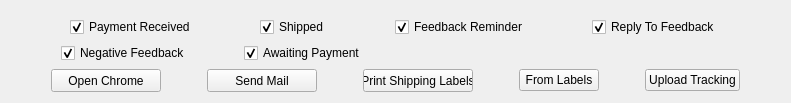
    <widget class="QWidget" name="mailingTab">
     <attribute name="title">
      <string>Mailing BOT</string>
     </attribute>
     <layout class="QGridLayout" name="gridLayout">
      <item row="1" column="0">
       <layout class="QVBoxLayout" name="verticalLayout">
        <item>
         <layout class="QHBoxLayout" name="horizontalLayout_3">
          <item>
           <spacer name="horizontalSpacer_4">
            <property name="orientation">
             <enum>Qt::Horizontal</enum>
            </property>
            <property name="sizeHint" stdset="0">
             <size>
              <width>40</width>
              <height>20</height>
             </size>
            </property>
           </spacer>
          </item>
          <item>
           <widget class="QCheckBox" name="paymentReceived">
            <property name="text">
             <string>Payment Received</string>
            </property>
            <property name="checked">
             <bool>true</bool>
            </property>
            <property name="tristate">
             <bool>false</bool>
            </property>
           </widget>
          </item>
          <item>
           <spacer name="horizontalSpacer">
            <property name="orientation">
             <enum>Qt::Horizontal</enum>
            </property>
            <property name="sizeHint" stdset="0">
             <size>
              <width>40</width>
              <height>20</height>
             </size>
            </property>
           </spacer>
          </item>
          <item>
           <widget class="QCheckBox" name="shipped">
            <property name="text">
             <string>Shipped</string>
            </property>
            <property name="checked">
             <bool>true</bool>
            </property>
           </widget>
          </item>
          <item>
           <spacer name="horizontalSpacer_2">
            <property name="orientation">
             <enum>Qt::Horizontal</enum>
            </property>
            <property name="sizeHint" stdset="0">
             <size>
              <width>40</width>
              <height>20</height>
             </size>
            </property>
           </spacer>
          </item>
          <item>
           <widget class="QCheckBox" name="askForFeedback">
            <property name="text">
             <string>Feedback Reminder</string>
            </property>
            <property name="checked">
             <bool>true</bool>
            </property>
           </widget>
          </item>
          <item>
           <spacer name="horizontalSpacer_3">
            <property name="orientation">
             <enum>Qt::Horizontal</enum>
            </property>
            <property name="sizeHint" stdset="0">
             <size>
              <width>40</width>
              <height>20</height>
             </size>
            </property>
           </spacer>
          </item>
          <item>
           <widget class="QCheckBox" name="replyToFeedback">
            <property name="text">
             <string>Reply To Feedback</string>
            </property>
            <property name="checked">
             <bool>true</bool>
            </property>
           </widget>
          </item>
          <item>
           <spacer name="horizontalSpacer_5">
            <property name="orientation">
             <enum>Qt::Horizontal</enum>
            </property>
            <property name="sizeHint" stdset="0">
             <size>
              <width>40</width>
              <height>20</height>
             </size>
            </property>
           </spacer>
          </item>
         </layout>
        </item>
        <item>
         <layout class="QHBoxLayout" name="horizontalLayout_4">
          <item>
           <spacer name="horizontalSpacer_9">
            <property name="orientation">
             <enum>Qt::Horizontal</enum>
            </property>
            <property name="sizeType">
             <enum>QSizePolicy::Fixed</enum>
            </property>
            <property name="sizeHint" stdset="0">
             <size>
              <width>50</width>
              <height>20</height>
             </size>
            </property>
           </spacer>
          </item>
          <item>
           <widget class="QCheckBox" name="negativeFeedback">
            <property name="text">
             <string>Negative Feedback</string>
            </property>
            <property name="checked">
             <bool>true</bool>
            </property>
            <property name="tristate">
             <bool>false</bool>
            </property>
           </widget>
          </item>
          <item>
           <spacer name="horizontalSpacer_10">
            <property name="orientation">
             <enum>Qt::Horizontal</enum>
            </property>
            <property name="sizeType">
             <enum>QSizePolicy::Fixed</enum>
            </property>
            <property name="sizeHint" stdset="0">
             <size>
              <width>47</width>
              <height>20</height>
             </size>
            </property>
           </spacer>
          </item>
          <item>
           <widget class="QCheckBox" name="awaitingPayment">
            <property name="text">
             <string>Awaiting Payment</string>
            </property>
            <property name="checked">
             <bool>true</bool>
            </property>
           </widget>
          </item>
          <item>
           <spacer name="horizontalSpacer_11">
            <property name="orientation">
             <enum>Qt::Horizontal</enum>
            </property>
            <property name="sizeHint" stdset="0">
             <size>
              <width>40</width>
              <height>20</height>
             </size>
            </property>
           </spacer>
          </item>
          <item>
           <spacer name="horizontalSpacer_12">
            <property name="orientation">
             <enum>Qt::Horizontal</enum>
            </property>
            <property name="sizeHint" stdset="0">
             <size>
              <width>40</width>
              <height>20</height>
             </size>
            </property>
           </spacer>
          </item>
          <item>
           <spacer name="horizontalSpacer_13">
            <property name="orientation">
             <enum>Qt::Horizontal</enum>
            </property>
            <property name="sizeHint" stdset="0">
             <size>
              <width>40</width>
              <height>20</height>
             </size>
            </property>
           </spacer>
          </item>
         </layout>
        </item>
        <item>
         <layout class="QHBoxLayout" name="horizontalLayout">
          <item>
           <spacer name="horizontalSpacer_6">
            <property name="orientation">
             <enum>Qt::Horizontal</enum>
            </property>
            <property name="sizeHint" stdset="0">
             <size>
              <width>40</width>
              <height>20</height>
             </size>
            </property>
           </spacer>
          </item>
          <item>
           <widget class="QPushButton" name="openChromeMailing">
            <property name="enabled">
             <bool>true</bool>
            </property>
            <property name="minimumSize">
             <size>
              <width>110</width>
              <height>23</height>
             </size>
            </property>
            <property name="maximumSize">
             <size>
              <width>110</width>
              <height>23</height>
             </size>
            </property>
            <property name="text">
             <string>Open Chrome</string>
            </property>
           </widget>
          </item>
          <item>
           <spacer name="horizontalSpacer_8">
            <property name="orientation">
             <enum>Qt::Horizontal</enum>
            </property>
            <property name="sizeHint" stdset="0">
             <size>
              <width>40</width>
              <height>20</height>
             </size>
            </property>
           </spacer>
          </item>
          <item>
           <widget class="QPushButton" name="sendMail">
            <property name="minimumSize">
             <size>
              <width>110</width>
              <height>23</height>
             </size>
            </property>
            <property name="maximumSize">
             <size>
              <width>110</width>
              <height>23</height>
             </size>
            </property>
            <property name="text">
             <string>Send Mail</string>
            </property>
           </widget>
          </item>
          <item>
           <spacer name="horizontalSpacer_7">
            <property name="orientation">
             <enum>Qt::Horizontal</enum>
            </property>
            <property name="sizeHint" stdset="0">
             <size>
              <width>40</width>
              <height>20</height>
             </size>
            </property>
           </spacer>
          </item>
          <item>
           <widget class="QPushButton" name="printShippingLabel">
            <property name="enabled">
             <bool>true</bool>
            </property>
            <property name="minimumSize">
             <size>
              <width>110</width>
              <height>23</height>
             </size>
            </property>
            <property name="maximumSize">
             <size>
              <width>110</width>
              <height>23</height>
             </size>
            </property>
            <property name="text">
             <string>Print Shipping Labels</string>
            </property>
           </widget>
          </item>
          <item>
           <spacer name="horizontalSpacer_15">
            <property name="orientation">
             <enum>Qt::Horizontal</enum>
            </property>
            <property name="sizeHint" stdset="0">
             <size>
              <width>40</width>
              <height>20</height>
             </size>
            </property>
           </spacer>
          </item>
          <item>
           <widget class="QPushButton" name="printFromShippingLabel">
            <property name="text">
             <string>From Labels</string>
            </property>
           </widget>
          </item>
          <item>
           <spacer name="horizontalSpacer_16">
            <property name="orientation">
             <enum>Qt::Horizontal</enum>
            </property>
            <property name="sizeHint" stdset="0">
             <size>
              <width>40</width>
              <height>20</height>
             </size>
            </property>
           </spacer>
          </item>
          <item>
           <widget class="QPushButton" name="uploadTracking">
            <property name="text">
             <string>Upload Tracking</string>
            </property>
           </widget>
          </item>
          <item>
           <spacer name="horizontalSpacer_14">
            <property name="orientation">
             <enum>Qt::Horizontal</enum>
            </property>
            <property name="sizeHint" stdset="0">
             <size>
              <width>40</width>
              <height>20</height>
             </size>
            </property>
           </spacer>
          </item>
         </layout>
        </item>
       </layout>
      </item>
      <item row="0" column="0">
       <widget class="QWidget" name="mailingImage" native="true"/>
      </item>
     </layout>
    </widget>
